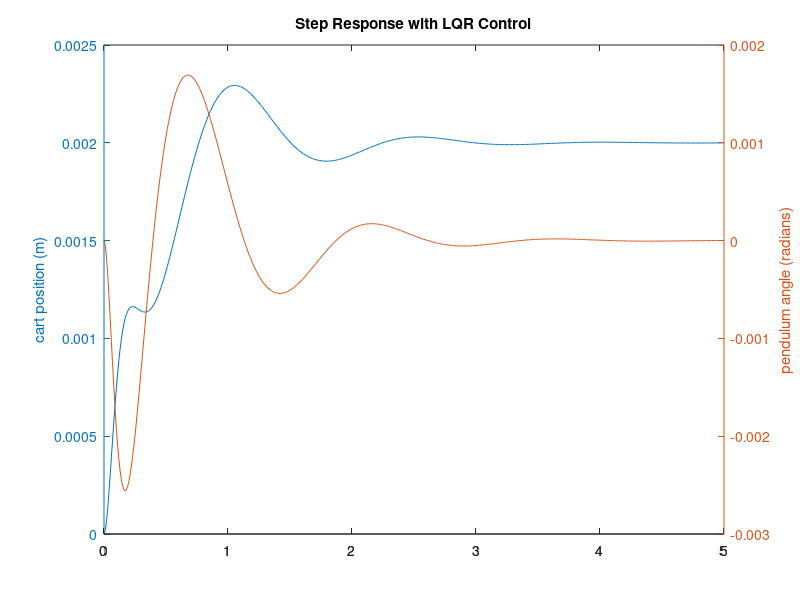

Write the MATLAB code that produced this figure. (Note: this script raises an error after producing the figure.)
%
% Control the inverted pendulum
%
%close all;
%clear all;
pkg load control;

% Whether to create plots
plotAll = true;

%
% Pendulum model, the longer rod
%

% Sample rate / control frequency (Hz)
f = 100;
T = 1/f;
Maxpos = 0.25;              % Max carriage travel +- 0.25 m
Maxangle = 0.175;           % Max rod angle -- 10 deg
Maxvoltage = 20;            % Max motor voltage, V
pstart = 0.005;             % Carriage position starting limit, m
astart = 1*pi/180;          % Angle starting limit, rad
g = 9.81;                   % m/s^2     Gravitational constant

% SYSTEM PARAMETERS
% Measured Mechanical Parameters
d1 = -0.323;                % m         Length of pendulum 1 (long)
d2 = 0.079;                 % m         Length of pendulum 2 (short)
%mp1 = 0.0208;              % kg        Mass of pendulum 1
mp1 = 0.0318;
%mp2 = 0.0050;              % kg        Mass of pendulum 2
mp2 = 0.0085;
%m=.5;
m = 0.3163;                 % kg        Mass of carriage
rd = 0.0254/2;              % m         Drive pulley radius
md = 0.0375;                % kg        Mass of drive pulley (cylinder)
%mc1 = 0.0036;              % kg        Mass of clamp 1*
%mc2 = 0.0036;              % kg        Mass of clamp 2*
mc1 = 0.0085;
mc2 = mc1;

% *Clamp Dimensions
%  Rectangular 0.0254 x 0.01143 m
%  The pivot shaft is 0.00714 m from the end

% Motor Parameters (Data Sheet)
Im = 43e-7;                 % kg m^2/rad    Rotor moment of inertia
R = 4.09;                   % ohms          Resistance
kt = 0.0351;                % Nm/A          Torque constant
ke = 0.0351;                % Vs/rad        Back emf constant

% Derived Mechanical Parameters

                            % kg m^2/rad    Moment of inertia, clamp 1
%Ic1 = mc1*(0.01143^2 + 0.0254^2)/12 + mc1*(0.0127-0.00714)^2;
Ic1 = mc1*(0.0098^2 + 0.0379^2)/12;
Ic2 = Ic1;                  % kg m^2/rad    Moment of inertia, clamp 2
Id = md*(rd^2)/2;           % kg m^2/rad    Moment of inertia, drive pulley
Imd = Im + Id;              % kg m^2/rad    Moment of inertia, combined

J1 = Ic1 + mp1*(d1^2)/3;    % Total moment of inertia, pendulum 1 (long)
J2 = Ic2 + mp2*(d2^2)/3;    % Total moment of inertia, pendulum 2 (short)
Jd = Im + Id;               % Total moment of inertia, motor drive
Mc = m + mc1 + mc2;         % Total carriage mass

% Friction Test Data
%   Carriage Slope = 19 deg;  Terminal Velocity xdotss = 0.312 m/s; From
%       twincarriage.m; formula b = m g sin(theta)/xdotss
%   Pendulum 1 (long) Exponent a1 = 0.0756 1/s;  From longfit.m
%   Pendulum 2 (short) Exponent a2 = 0.2922 1/s; From shortfit.m
%        formula b = 2 a J

%alpha = 19;
alpha = 12.2;
%xdotss = 0.312;
xdotss = 0.4852;
%a1 = 0.0756;
%a2 = 0.2922;
a1 = 0.0185;
a2 = 0.012;
                            % Ns/m    Viscous friction of carriage system
b = (Mc + mp1 + mp2)*g*sin(alpha*pi/180)/xdotss;
b1 = 2*a1*J1;               % Nms/rad    Viscous friction of pendulum 1 (rotational)
b2 = 2*a2*J2;               % Nms/rad    Viscous friction of pendulum 2 (rotational)

scale = [rd*2*pi/4096  2*pi/4096 -0.05/250];

%
% TF from cart position to PWM value
%
s = tf('s');
inductance = 0; % H, negligible
H = (kt/rd)*(s*Jd+b1)/(s^2*Jd*inductance + s*(Jd*R+b1*inductance) + (b1*R+kt^2));
sysmotor = ss(H);
A1 = sysmotor.a;
B1 = sysmotor.b;
C1 = sysmotor.c;
D1 = sysmotor.d;

%
% System modeling
%
% http://ctms.engin.umich.edu/CTMS/index.php?example=InvertedPendulum&section=SystemModeling
%
M = Mc;                     % Mass of cart
m = mp1;                    % Mass of pendulum 1
b = b;                      % Friction
I = J1;                     % Inertia of pendulum
g = 9.81;                   % m/s^2     Gravitational constant
l = d1/2;                   % Length of pendulum
K = kt;                     % Motor constants
r = rd;                     % Radius of motor
R = R;                      % Resistance

p = I*(M+m)+M*m*l^2; %denominator for the A and B matrices

A2 = [0      1              0           0;
     0 -(I+m*l^2)*b/p  (m^2*g*l^2)/p   0;
     0      0              0           1;
     0 -(m*l*b)/p       m*g*l*(M+m)/p  0];
B2 = [     0;
     (I+m*l^2)/p;
          0;
        m*l/p];
C2 = [1 0 0 0;
     0 0 1 0];
D2 = [0;
     0];

%states = {'x' 'x_dot' 'phi' 'phi_dot'};
%inputs = {'u'};
%outputs = {'x'; 'phi'};
%sys_ss = ss(A,B,C,D,'statename',states,'inputname',inputs,'outputname',outputs);

%A = [A1 zeros(2,4); [B1*C1; zeros(2,2)] A2];
%B = [B1; B2*D1];
%C = [D2*C1 C2];
%D = D2*D1;

% Combining motor and pendulum equations
p = (M+m)*(I+m*l^2)/(m*l)-m*l; %denominator for the A and B matrices
A = [0  1                                     0                            0;
     0  (I+m*l^2)/(m*l)*(-(b+K^2/(R*r^2))/p)  (I+m*l^2)/(m*l)*(M+m)*g/p-g  0;
     0  0                                     0                            1;
     0  -(b+K^2/(R*r^2))/p                    (M+m)*g/p                    0];
B = [0;
     (I+m*l^2)/(m*l)*(K/(R*r)/p);
     0;
     K/(R*r)/p];
C = [1 0 0 0;
     0 0 1 0];
D = [0;
     0];


states = {'x' 'x_dot' 'phi' 'phi_dot'};
inputs = {'v'};
outputs = {'x'; 'phi'};
sys_ss = ss(A,B,C,D,'statename',states,'inputname',inputs,'outputname',outputs);

% Poles for our system
original_poles = eig(A);

%
% Discretize
%
sys_d = c2d(sys_ss, T, 'zoh');
%H = tf(sys_d);

% Check if controllable and observable
co = ctrb(sys_d);
ob = obsv(sys_d);

controllability = rank(co);
observability = rank(ob);

if controllability == 4
	disp('System is controllable. Yay!')
else
	disp('System is not controllable. This is bad.')
end
if observability == 4
	disp('System is observable. Yay!')
else
	disp('System is not observable. This is bad.')
end

% Original poles are:
%
%   0.00000 + 0.00000i
%  -4.44367 + 0.00000i
%  -0.04895 + 5.15645i
%  -0.04895 - 5.15645i
%
% which are way out of the unit circle.
%
poles = eig(A);

%
% Create a controller with LQR and simulate it
% http://ctms.engin.umich.edu/CTMS/index.php?example=InvertedPendulum&section=ControlStateSpace
%

% Try 1, cart flies away and the settling time is high (from example)
Q = C'*C;
R = 1;

% Try 2, cart doesn't fly away but the settling time is still high (from example)
Q = C'*C;
Q(1,1) = 5000;
Q(3,3) = 100;
R = 1;

% Try 3, better
Q = C'*C;
Q(1,1) = 10000;
Q(3,3) = 1000;
R = 1;

K = lqr(A,B,Q,R);

Ac = [(A-B*K)];
Bc = [B];
Cc = [C];
Dc = [D];

sys_cl = ss(Ac,Bc,Cc,Dc,'statename',states,'inputname',inputs,'outputname',outputs);

t = 0:0.01:5;
r = 0.2*ones(size(t));
if plotAll
    figure;
    [y,t,x]=lsim(sys_cl,r,t);
    [AX,H1,H2] = plotyy(t,y(:,1),t,y(:,2),'plot');
    set(get(AX(1),'Ylabel'),'String','cart position (m)');
    set(get(AX(2),'Ylabel'),'String','pendulum angle (radians)');
    title('Step Response with LQR Control');
end

%
% Correcting the cart position error. Now the cart actually ends up at 0.2
% meters as we were commanding it.
%
Cn = [1 0 0 0];
sys_ss = ss(A,B,Cn,0);
Nbar = rscale(sys_ss,K);

sys_cl = ss(Ac,Bc*Nbar,Cc,Dc,'statename',states,'inputname',inputs,'outputname',outputs);

t = 0:0.01:5;
r =0.2*ones(size(t));
if plotAll
    figure;
    [y,t,x]=lsim(sys_cl,r,t);
    [AX,H1,H2] = plotyy(t,y(:,1),t,y(:,2),'plot');
    set(get(AX(1),'Ylabel'),'String','cart position (m)');
    set(get(AX(2),'Ylabel'),'String','pendulum angle (radians)');
    title('Step Response with Precompensation and LQR Control');
end

%
% Designing observer/estimator
%
% Our slowest pole's real value is at -1.7891. Let's try placing our
% estimator's poles at -20.
%
%  -10.0491 + 10.4058i
%  -10.0491 - 10.4058i
%   -1.7891 +  3.5523i
%   -1.7891 -  3.5523
%
poles = eig(Ac);

P = [-20 -21 -22 -23];
L = place(A',C',P)';

%
%
%
Ace = [(A-B*K) (B*K);
       zeros(size(A)) (A-L*C)];
Bce = [B*Nbar;
       zeros(size(B))];
Cce = [Cc zeros(size(Cc))];
Dce = [0;0];

states_est = {'x' 'x_dot' 'phi' 'phi_dot' 'e1' 'e2' 'e3' 'e4'};
sys_est_cl = ss(Ace,Bce,Cce,Dce,'statename',states_est,'inputname',inputs,'outputname',outputs);

t = 0:0.01:5;
r = 0.2*ones(size(t));
if plotAll
    figure;
    [y,t,x]=lsim(sys_est_cl,r,t);
    [AX,H1,H2] = plotyy(t,y(:,1),t,y(:,2),'plot');
    set(get(AX(1),'Ylabel'),'String','cart position (m)');
    set(get(AX(2),'Ylabel'),'String','pendulum angle (radians)');
    title('Step Response with Observer-Based State-Feedback Control');
end

%
% Performing the simulation without using lsim
%
sys_est_d = c2d(sys_est_cl, T, 'zoh');

% This is slow and not really needed... just a proof of concept
if false
    % We have 8 state variables, and need the current and past values
    % Variables: x xdot phi phidot e1 e2 e3 e4
    state = zeros(8, 2);

    % The states we want to plot
    N = 2000;
    output = zeros(N, 2);

    % Constant input command of zero
    r = 0.2
    input = r*ones(N);
    %input = r*Nbar + K*state(1:4,2);

    for i = 1:N
        state(:,1) = sys_est_d.a*state(:,2) + sys_est_d.b*input(i);

        % Save for plot
        output(i,:) = sys_est_d.c*state(:,2) + sys_est_d.d*input(i);

        % New values are now the old values
        state(:,2) = state(:,1);
    end

    figure;
    plot(output);
    t = 1:N;
    [AX,H1,H2] = plotyy(t,output(:,1),t,output(:,2),'plot');
    set(get(AX(1),'Ylabel'),'String','cart position (m)');
    set(get(AX(2),'Ylabel'),'String','pendulum angle (radians)');
    title('without lsim');
end

%
% Simulating the plant separately from our control and esimation, getting
% closer to what will actually run on the pendulum
%

% To get discretized
sys_est_only = ss(A, [B L], C, [D [0;0] [0;0]]);
sys_est_only_d = c2d(sys_est_only, T, 'zoh');

if plotAll
%if true
    % We have 4 state variables, and need the current and past values
    state = zeros(4, 2);
    eststate = zeros(4, 2);

    % The states we want to plot
    N = 400;
    output = zeros(N, 2);
    estoutput = zeros(2, 1);
    estoutputhistory = zeros(N, 2);

    % Constant input command
    r = 0.2;
    input = zeros(N);

    for i = 1:N
        % Our control law
        input(i) = r*Nbar - K*eststate(:,1);

        % Estimation
        y = [state(1,1); state(3,1)]; % Use only the measured part of the state
        uvec = [input(i); y-estoutput];
        eststate(:,1) = sys_est_only_d.a*eststate(:,2) + sys_est_only_d.b*uvec;
        estoutput = sys_est_only_d.c*eststate(:,2) + sys_est_only_d.d*uvec;

        % Simulate actual system
        state(:,1) = sys_d.a*state(:,2) + sys_d.b*input(i);
        output(i,:) = sys_d.c*state(:,2) + sys_d.d*input(i);

        % Save the new states in the old state
        eststate(:,2) = eststate(:,1);
        state(:,2) = state(:,1);

        % Save so we can plot
        estoutputhistory(i,:) = estoutput';
    end

    %figure;
    t = 1:N;
    %[AX,H1,H2] = plotyy(t,output(:,1),t,output(:,2),'plot');
    %set(get(AX(1),'Ylabel'),'String','cart position (m)');
    %set(get(AX(2),'Ylabel'),'String','pendulum angle (radians)');
    %title('actual state - without lsim');
    figure;
    [AX,H1,H2] = plotyy(t,estoutputhistory(:,1),t,estoutputhistory(:,2),'plot');
    set(get(AX(1),'Ylabel'),'String','cart position (m)');
    set(get(AX(2),'Ylabel'),'String','pendulum angle (radians)');
    title('state estimates - without lsim');
end
